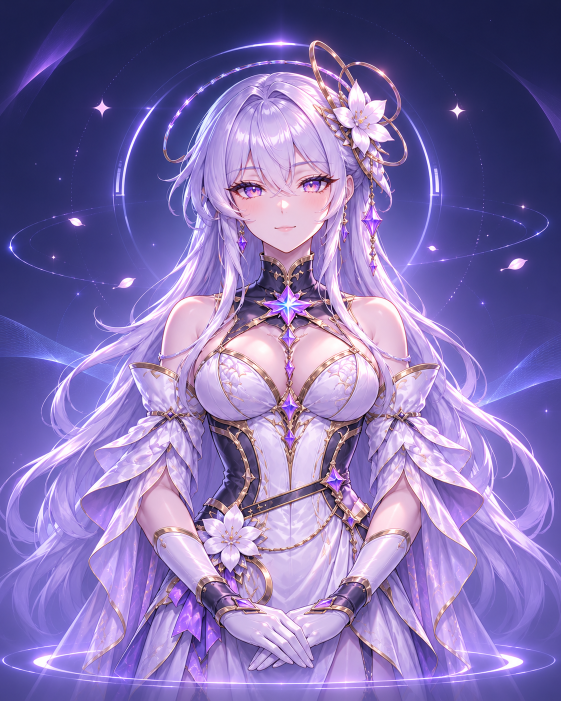
#> input picture assets/prototype_sources/albedo_in_a_celestial_command_halo.png, 1122 x 1402 px (shown at 1/2 size)
$ python -i albedo_camera_lock.py   (imports and definitions only)
#> lines starting #> are read from the running program, lines starting #| are printed output that depends on the picture
"""Albedo Phase 3: stationary-camera storyboard comparison, not HD animation."""
from __future__ import annotations
import argparse, hashlib, json
from pathlib import Path
from PIL import Image, ImageDraw, ImageFilter

NATIVE=(1536,1920)
PREVIEW=(256,320)
STATES=('idle','working','explaining')
# Floral headpiece offsets in the existing Phase 2 concept-board crops.
OFFSETS={
 'idle':((0,0),(20,0),(27,0),(28,0)),
 'working':((0,0),(16,1),(20,-3),(26,-2)),
 'explaining':((0,0),(15,1),(22,0),(26,1)),
}
ORDER=(0,1,2,3,2,1)
DURATIONS={
 'idle':(720,690,210,780,690,720),
 'working':(340,360,380,360,340,370),
 'explaining':(400,400,430,390,400,440),
}

def digest(path:Path)->str:
    return hashlib.sha256(path.read_bytes()).hexdigest()

# [26 lines left out: functions static_matte, soft_mask, render_frames, not called in this run]

def build(source:Path,out:Path)->dict:
    out.mkdir(parents=True,exist_ok=True)
    report={'schema':'exodia.albedo.storyboard-camera-lock/v1',
            'status':'review_only_not_hd_motion','canvas_px':list(PREVIEW),
            'production_canvas_px':list(NATIVE),
            'camera_translation_px':[0,0],'camera_scale':1,'camera_rotation':0,
            'loops':{}}
    for state in STATES:
        images=render_frames(source,state)
        files=[]
        for n,img in enumerate(images,1):
            p=out/f'{state}_locked_{n:02}.png';img.save(p)
            files.append({'file':p.name,'sha256':digest(p)})
        gif=out/(state+'_CAMERA_LOCK_STORYBOARD_ONLY.gif')
        seq=[images[i] for i in ORDER]
        seq[0].save(gif,save_all=True,append_images=seq[1:],
                    duration=DURATIONS[state],loop=0,optimize=False,disposal=2)
        report['loops'][state]={
            'gif':gif.name,'sha256':digest(gif),'frames':files,
            'display_order':[i+1 for i in ORDER],
            'source_offsets_px':[list(p) for p in OFFSETS[state]],
            'approved_as_full_hd':False,
            'source_cells_are_small':True,
            'character_frame_transformed_between_frames':False,
        }
    (out/'camera_lock_report.json').write_text(json.dumps(report,indent=2)+'\n')
    return report

# [29 lines left out: functions validate_native, main, not called in this run]

# [1 line not run here, left out]

>>> import cv2
>>> picture = cv2.imread('../../assets/prototype_sources/albedo_in_a_celestial_command_halo.png', cv2.IMREAD_GRAYSCALE)
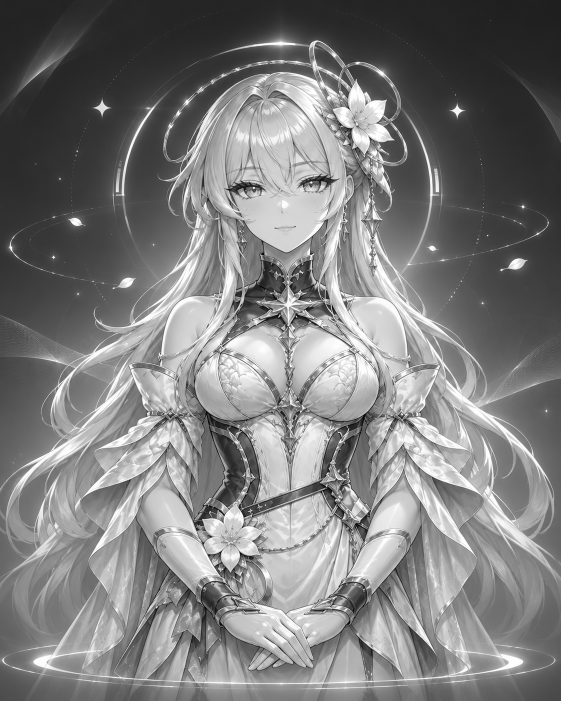
#> picture: shape (1402, 1122) (shown at 1/2 size); min 0, max 255, mean 125
>>> result = build(picture, 'out.png')
#> (the run stopped early here; a loop or call above may not have finished)

$ run again, on assets/prototype_sources/albedo_s_serene_cosmic_idle_pose.png
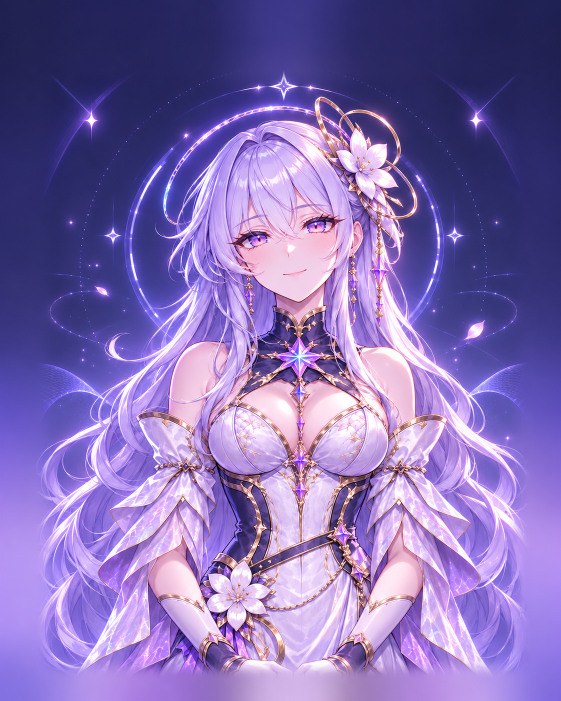
#> input picture assets/prototype_sources/albedo_s_serene_cosmic_idle_pose.png, 1122 x 1402 px (shown at 1/2 size)
#> `picture = cv2.imread('../../assets/prototype_sources/albedo_in_a_celes..`:
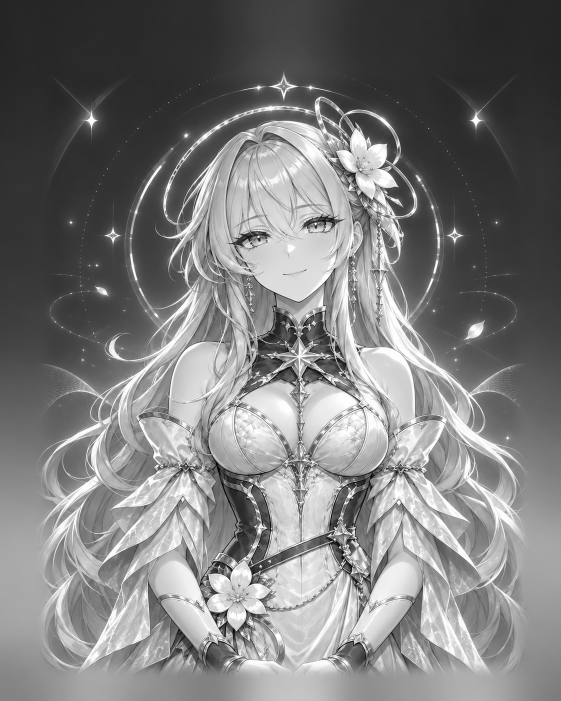
#> picture: shape (1402, 1122) (shown at 1/2 size); min 0, max 255, mean 124

$ run again, on assets/prototype_sources/celestial_albedo_in_radiant_regalia.png
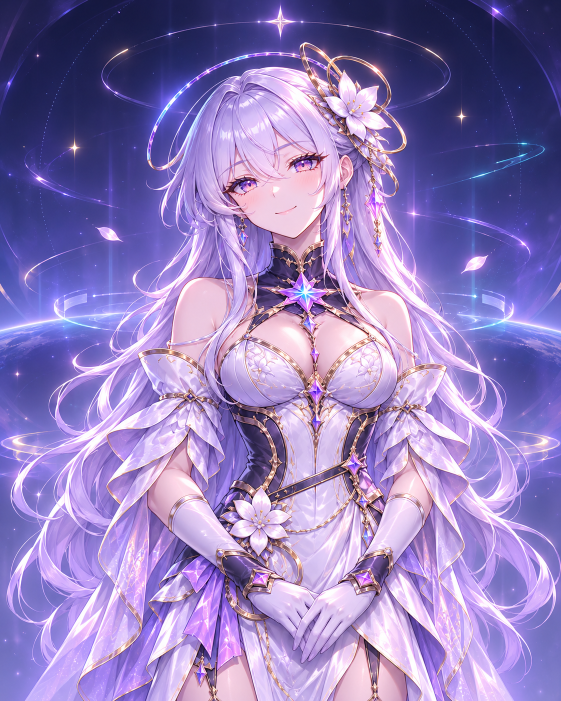
#> input picture assets/prototype_sources/celestial_albedo_in_radiant_regalia.png, 1122 x 1402 px (shown at 1/2 size)
#> `picture = cv2.imread('../../assets/prototype_sources/albedo_in_a_celes..`:
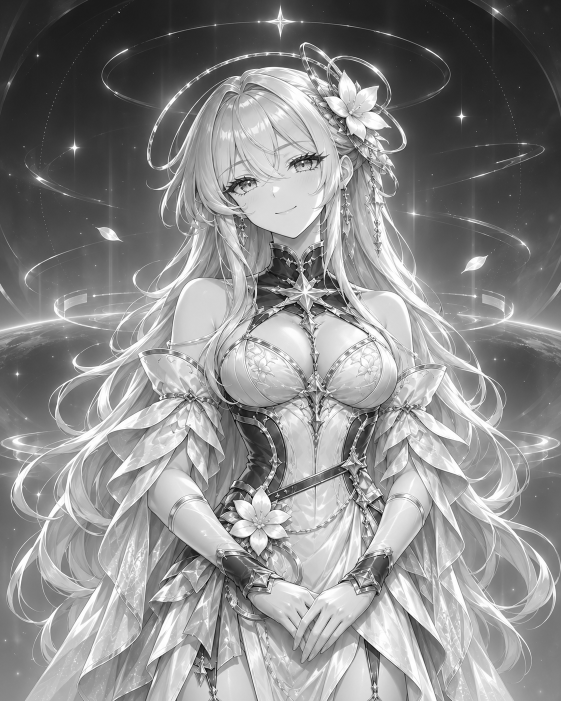
#> picture: shape (1402, 1122) (shown at 1/2 size); min 0, max 255, mean 138.8
